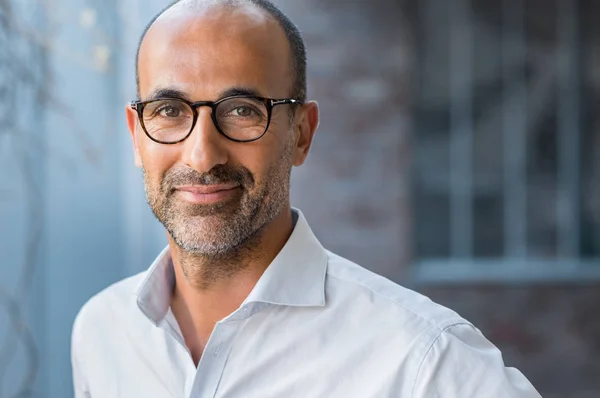
#> input picture computer-vision-convolutions/persona1.jpg, 600 x 398 px
$ jupyter execute computer_vision_convolutions_CPU.ipynb
#> lines starting #> are read from the running program, lines starting #| are printed output that depends on the picture
#> in main, image is the input picture: PIL image 600x398 RGB; mean R, G, B 130, 133.4, 140.4
[cell 1]
import numpy as np
from PIL import Image
import matplotlib.pyplot as plt
import time

# Convierte una imagen en blanco y negro
def change_black_and_white(image):
    return image.convert('L')
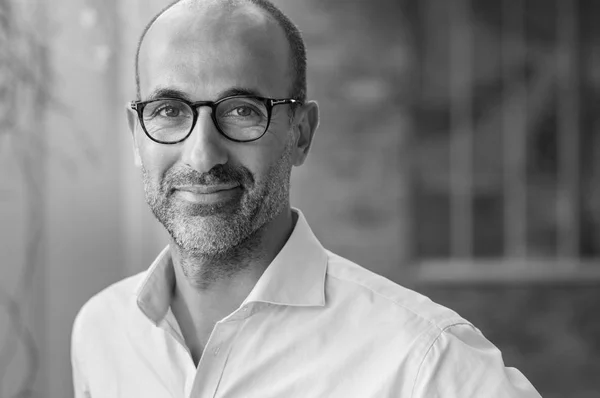
#> returned value: PIL image 600x398 L; min 0, max 253, mean 133.2

# Realiza convoluciones en una imagen para detectar bordes
def convolutions(image):
    start_time = time.time()  # Iniciar temporizador
    width, height = image.size
#> width = 600; height = 398
    output_image = Image.new("RGB", (width, height))
#> output_image: PIL image 600x398 RGB; every value is 0
    pixels_input = image.load()
    pixels_output = output_image.load()

    # Kernel para la detección de bordes
    kernel = [
        [-1, -1, -1],
        [-1, 8, -1],
        [-1, -1, -1]
    ]

    # Kernel para mejor enfoque a la imagen
    # kernel = [
    #     [0, -1, 0],
    #     [-1, 5, -1],
    #     [0, -1, 0],
    # ]

    for y in range(1, height - 1):
        for x in range(1, width - 1):
            casilla1 = kernel[0][0] * pixels_input[x - 1, y - 1]
            casilla2 = kernel[0][1] * pixels_input[x, y - 1]
            casilla3 = kernel[0][2] * pixels_input[x + 1, y - 1]

            casilla4 = kernel[1][0] * pixels_input[x - 1, y]
            casilla5 = kernel[1][1] * pixels_input[x, y]
            casilla6 = kernel[1][2] * pixels_input[x + 1, y]

            casilla7 = kernel[2][0] * pixels_input[x - 1, y + 1]
            casilla8 = kernel[2][1] * pixels_input[x, y + 1]
            casilla9 = kernel[2][2] * pixels_input[x + 1, y + 1]

            resultado = (
                casilla1 + casilla2 + casilla3 +
                casilla4 + casilla5 + casilla6 +
                casilla7 + casilla8 + casilla9
            )

            pixels_output[x, y] = (resultado, resultado, resultado)

    end_time = time.time()  # Finalizar temporizador
    execution_time = end_time - start_time  # Calcular tiempo de ejecución
    print("Tiempo de procesamiento: {:.6f} segundos".format(execution_time))
    return output_image

def main():
    # Cargar la imagen
    image = Image.open("persona1.jpg")

    # Convertir la imagen a blanco y negro
    bw_image = change_black_and_white(image)

    # Realizar convoluciones para detectar bordes
    edge_detected_image = convolutions(bw_image)
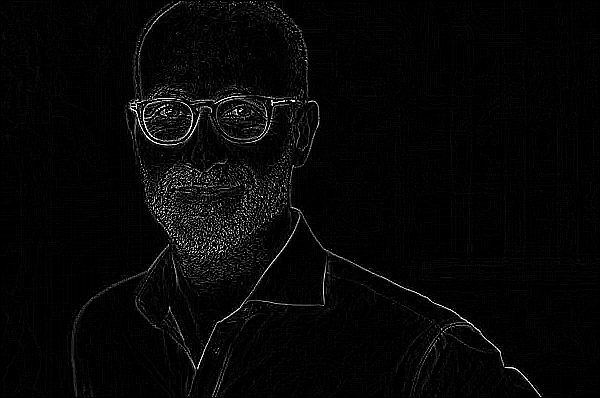
#> edge_detected_image: PIL image 600x398 RGB; min 0, max 255, mean 6.5

    # Mostrar las imágenes
    fig, axs = plt.subplots(1, 2, figsize=(10, 5))
    axs[0].imshow(bw_image, cmap='gray')
    axs[0].set_title('Imagen con escala de grises')
    # axs[0].axis('off')

    axs[1].imshow(edge_detected_image)
    axs[1].set_title('Imagen con Convolución')
    # axs[1].axis('off')

    # Guardar la imagen en un archivo
    plt.savefig("resultados_convolucion.png")
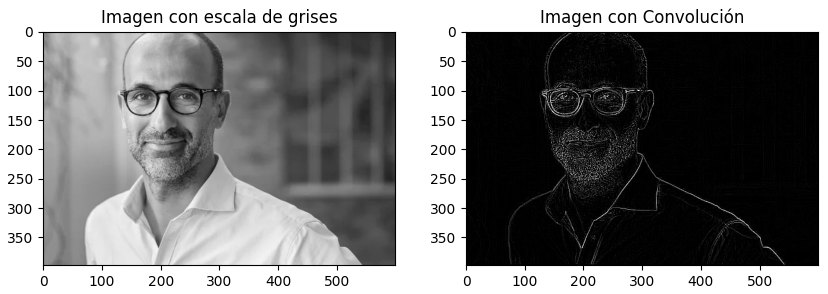
#> figure drawn by matplotlib, 2 panels

    plt.show()

if __name__ == "__main__":
    main()
